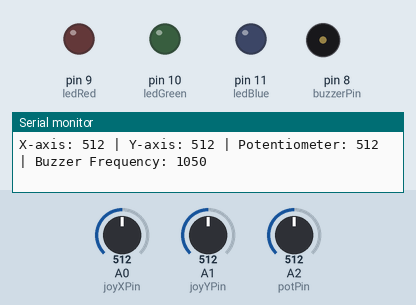
Recording of a sketch running on a simulated Arduino Uno, built with avr-gcc and run on an emulated ATmega328P. Parts: output pins drawn as LEDs (lit = HIGH), buzzer (waves = sounding), the last lines printed to the serial monitor. The test bench sets the inputs (shaded band); at power-on: A0 (joyXPin) = 512, A1 (joyYPin) = 512, A2 (potPin) = 512.

Above: at 1.2 s.
1.3 s: A0 (joyXPin) set to 406
4.3 s: A0 (joyXPin) set to 392
At 4.8 s:
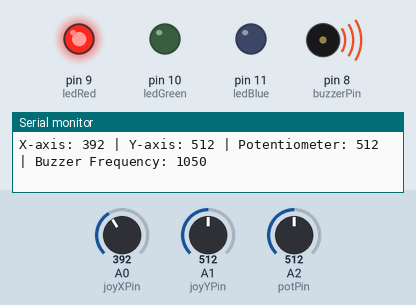
5.8 s: A1 (joyYPin) set to 701
8.8 s: A1 (joyYPin) set to 726
At 9.9 s:
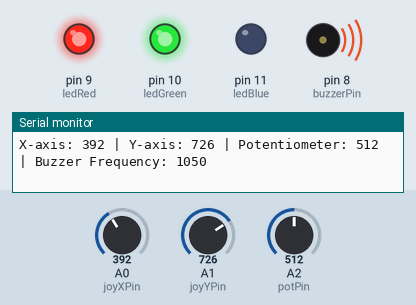
10.3 s: A0 (joyXPin) set to 704
13.3 s: A0 (joyXPin) set to 720
At 14.1 s:
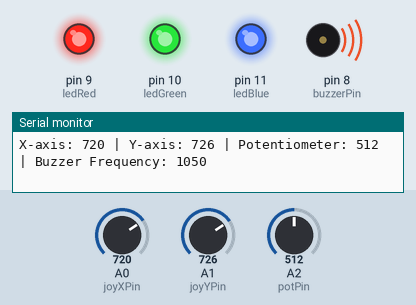
Timing chart, 0 to 15.8 s (numbered marks = the images above; inputs shaded):
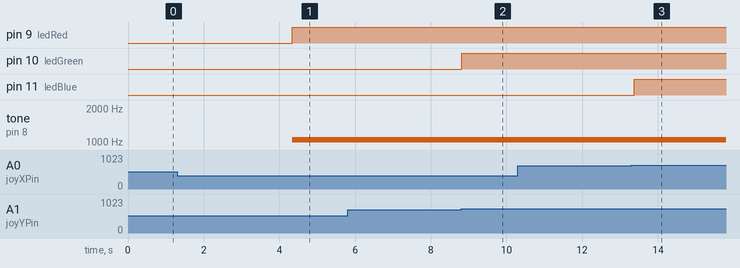

The sketch:

code.ino
```cpp
const int joyXPin = A0;
const int joyYPin = A1;
const int potPin = A2;
const int ledRed = 9;
const int ledGreen = 10;
const int ledBlue = 11;
const int buzzerPin = 8;

void setup() {
  pinMode(ledRed, OUTPUT);
  pinMode(ledGreen, OUTPUT);
  pinMode(ledBlue, OUTPUT);
  pinMode(buzzerPin, OUTPUT);

  digitalWrite(ledRed, LOW);
  digitalWrite(ledGreen, LOW);
  digitalWrite(ledBlue, LOW);

  Serial.begin(9600);
}

void loop() {
  int xValue = analogRead(joyXPin);
  int yValue = analogRead(joyYPin);
  int potValue = analogRead(potPin);
  int frequency = map(potValue, 0, 1023, 100, 2000);

  analogWrite(ledRed, 0);
  analogWrite(ledGreen, 0);
  analogWrite(ledBlue, 0);

  if (xValue < 400 && abs(yValue - 512) < 200) {
    analogWrite(ledRed, 255);
    tone(buzzerPin, frequency);
  } else if (xValue > 600 && abs(yValue - 512) < 200) {
    analogWrite(ledRed, 255);
    analogWrite(ledBlue, 255);
    tone(buzzerPin, frequency);
  } else if (yValue < 400 && abs(xValue - 512) < 200) {
    analogWrite(ledBlue, 255);
    tone(buzzerPin, frequency);
  } else if (yValue > 600 && abs(xValue - 512) < 200) {
    analogWrite(ledRed, 255);
    analogWrite(ledGreen, 255);
    tone(buzzerPin, frequency);
  } else if (xValue < 400 && yValue < 400) {
    analogWrite(ledRed, 255);
    analogWrite(ledBlue, 255);
    tone(buzzerPin, frequency);
  } else if (xValue < 400 && yValue > 600) {
    analogWrite(ledRed, 255);
    analogWrite(ledGreen, 255);
    tone(buzzerPin, frequency);
  } else if (xValue > 600 && yValue < 400) {
    analogWrite(ledGreen, 255);
    analogWrite(ledBlue, 255);
    tone(buzzerPin, frequency);
  } else if (xValue > 600 && yValue > 600) {
    analogWrite(ledRed, 255);
    analogWrite(ledGreen, 255);
    analogWrite(ledBlue, 255);
    tone(buzzerPin, frequency);
  } else {
    noTone(buzzerPin);
  }

  Serial.print("X-axis: ");
  Serial.print(xValue);
  Serial.print(" | Y-axis: ");
  Serial.print(yValue);
  Serial.print(" | Potentiometer: ");
  Serial.print(potValue);
  Serial.print(" | Buzzer Frequency: ");
  Serial.println(frequency);
}
```

Measured:
- the behaviour switches between 400 and 399 on A0 (joyXPin) (found by bisection; images 0 and 1)
- the behaviour switches between 711 and 712 on A1 (joyYPin) (found by bisection; images 1 and 2)
- the behaviour switches between 711 and 712 on A0 (joyXPin) (found by bisection; images 2 and 3)
- after the input at 4.3 s, pin 9 (ledRed): LOW → HIGH at once; tone on pin 8 (buzzerPin): silent → 1050 Hz at once
- after the input at 8.8 s, pin 10 (ledGreen): LOW → HIGH at once
- after the input at 13.3 s, pin 11 (ledBlue): LOW → HIGH after 0.07 s
